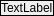
<?xml version="1.0" encoding="UTF-8"?>
<ui version="4.0">
 <class>HintWindow</class>
 <widget class="QWidget" name="HintWindow">
  <property name="geometry">
   <rect>
    <x>0</x>
    <y>0</y>
    <width>48</width>
    <height>16</height>
   </rect>
  </property>
  <property name="windowTitle">
   <string>Form</string>
  </property>
  <layout class="QVBoxLayout" name="verticalLayout_2">
   <property name="spacing">
    <number>0</number>
   </property>
   <property name="leftMargin">
    <number>0</number>
   </property>
   <property name="topMargin">
    <number>0</number>
   </property>
   <property name="rightMargin">
    <number>0</number>
   </property>
   <property name="bottomMargin">
    <number>0</number>
   </property>
   <item>
    <widget class="QFrame" name="frame">
     <property name="frameShape">
      <enum>QFrame::Box</enum>
     </property>
     <property name="frameShadow">
      <enum>QFrame::Plain</enum>
     </property>
     <layout class="QVBoxLayout" name="verticalLayout">
      <property name="spacing">
       <number>0</number>
      </property>
      <property name="leftMargin">
       <number>0</number>
      </property>
      <property name="topMargin">
       <number>0</number>
      </property>
      <property name="rightMargin">
       <number>0</number>
      </property>
      <property name="bottomMargin">
       <number>0</number>
      </property>
      <item>
       <widget class="QLabel" name="label">
        <property name="text">
         <string>TextLabel</string>
        </property>
       </widget>
      </item>
     </layout>
    </widget>
   </item>
  </layout>
 </widget>
 <resources/>
 <connections/>
</ui>
